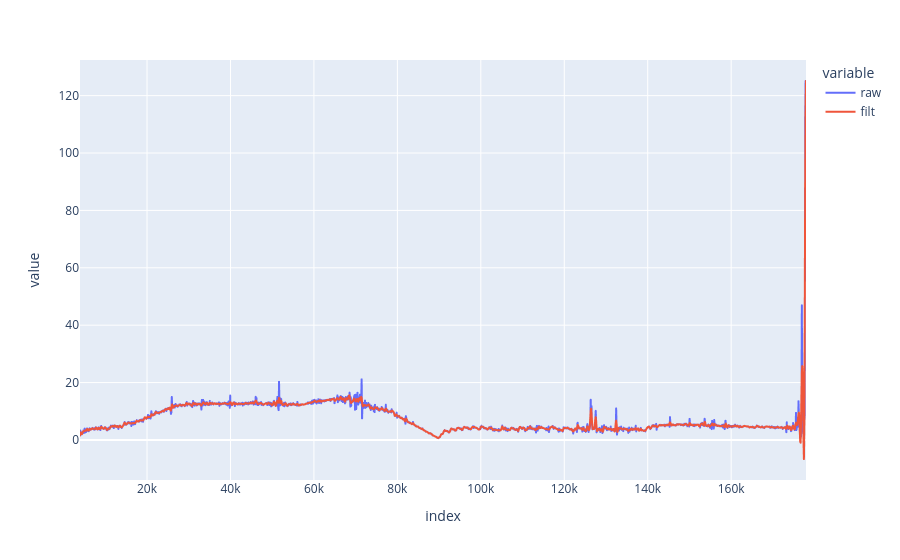

Notebook code for this chart:
### Code cell
fs = 10
from lib.signal import unfiorm_sample, lowpass_filter

speed = pd.Series(
  index=df.t_ms[1:],
  data=(np.hypot(df['centre_x'].diff(), df['centre_y'].diff()) / (df['t_ms'].diff() / 1000)).values[1:]
)
speed_uniform = unfiorm_sample(speed, fs)
speed_filt = lowpass_filter(speed_uniform, 2, fs)
px.line(pd.DataFrame(dict(raw=speed_uniform, filt=speed_filt), index=speed_uniform.index))

### Figure 1 — Plotly figure (JSON) as saved in the notebook; plotly's stock layout.template omitted (floating-point values rounded to 4 significant figures; data arrays with more than 128 entries replaced by an {"elided": "..."} marker saying what was removed)
{"data": [{"hovertemplate": "variable=raw<br>index=%{x}<br>value=%{y}<extra></extra>", "legendgroup": "raw", "line": {"color": "#636efa", "dash": "solid"}, "marker": {"symbol": "circle"}, "mode": "lines", "name": "raw", "showlegend": true, "type": "scattergl", "x": {"elided": "1741 int values"}, "xaxis": "x", "y": {"elided": "1741 float values"}, "yaxis": "y"}, {"hovertemplate": "variable=filt<br>index=%{x}<br>value=%{y}<extra></extra>", "legendgroup": "filt", "line": {"color": "#EF553B", "dash": "solid"}, "marker": {"symbol": "circle"}, "mode": "lines", "name": "filt", "showlegend": true, "type": "scattergl", "x": {"elided": "1741 int values"}, "xaxis": "x", "y": {"elided": "1741 float values"}, "yaxis": "y"}], "layout": {"legend": {"title": {"text": "variable"}, "tracegroupgap": 0}, "margin": {"t": 60}, "xaxis": {"anchor": "y", "domain": [0, 1], "title": {"text": "index"}}, "yaxis": {"anchor": "x", "domain": [0, 1], "title": {"text": "value"}}}}
